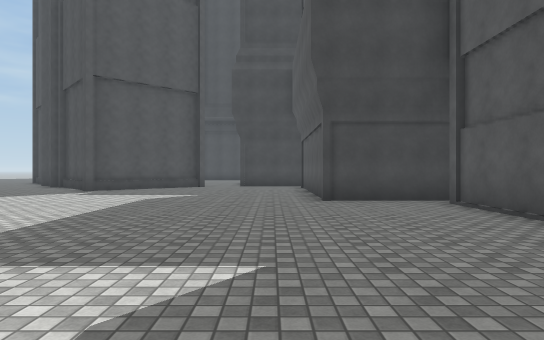
[1] (above)

24 first-person views from a walk through a Unity game level. The camera is 1.3 m above the floor, looks level and sees 75° across. The floor is counted in squares, 2 m on a side. Each view is taken from the middle of a square. On the plan, view 1 faces up. The plan holds only what a view shows up to about 10 squares ahead; the rest is blank. The place goes on beyond the plan. The player is left out. Some surface patterns are stand-ins.

[2]
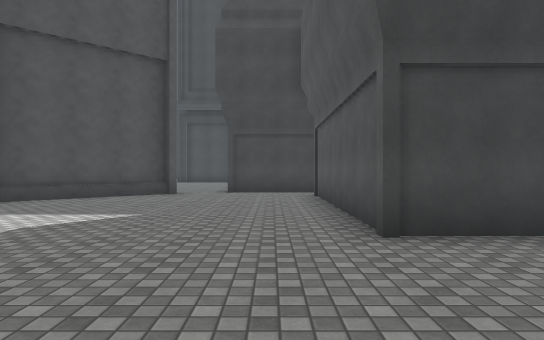

[3]
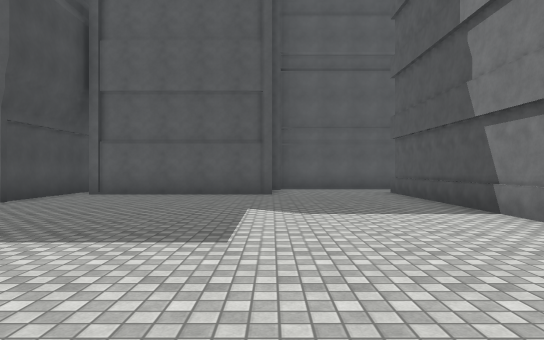

[4]
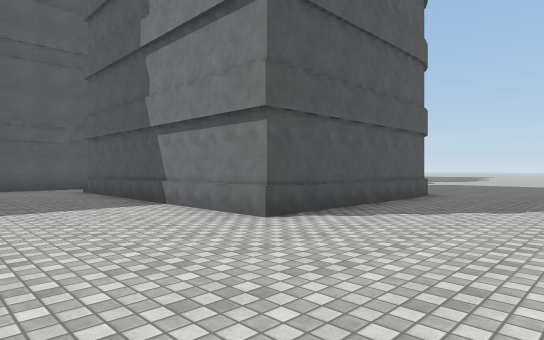

[5]
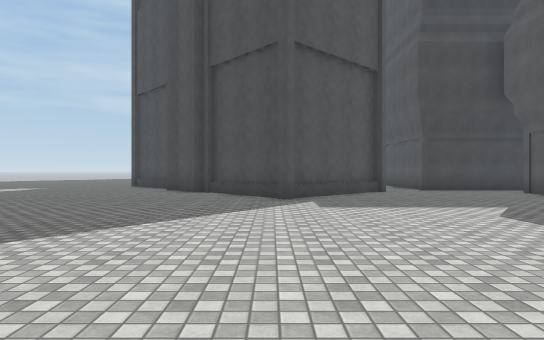

[6]
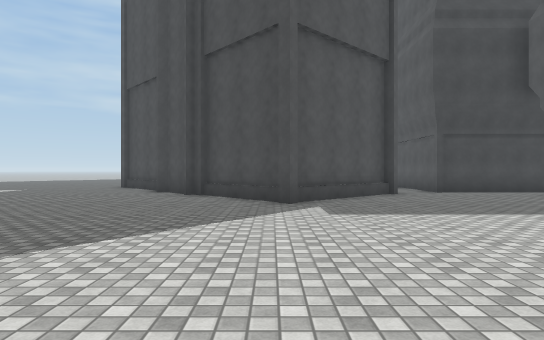

[7]
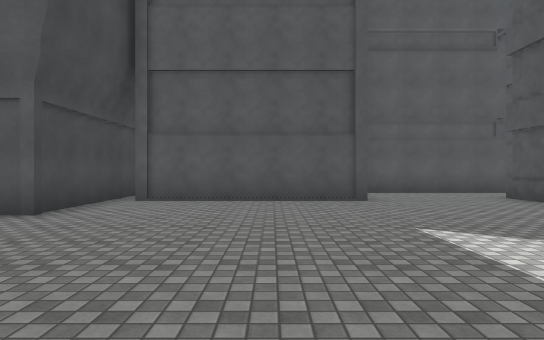

[8]
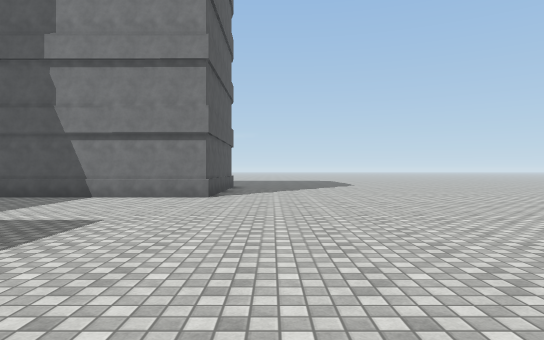

[9]
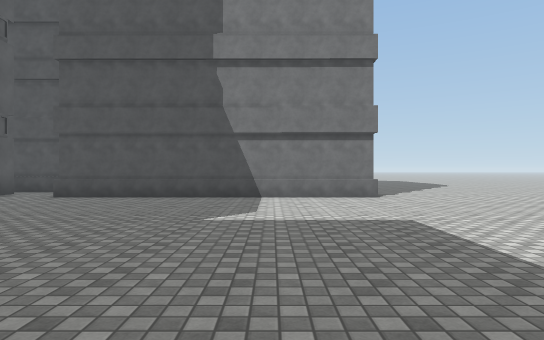

[10]
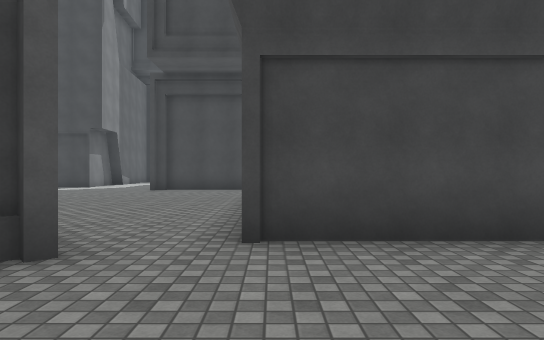

[11]
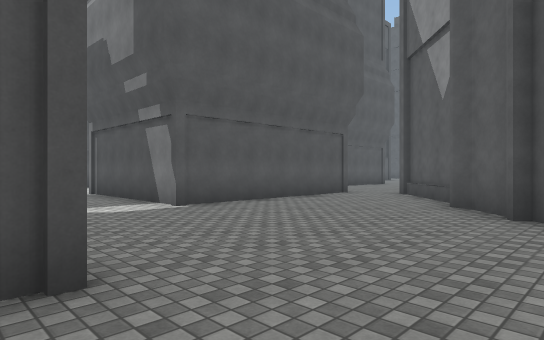

[12]
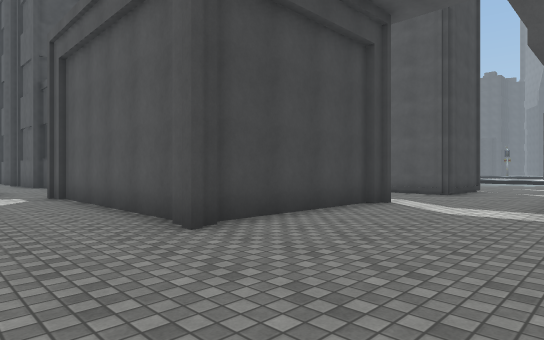

[13]
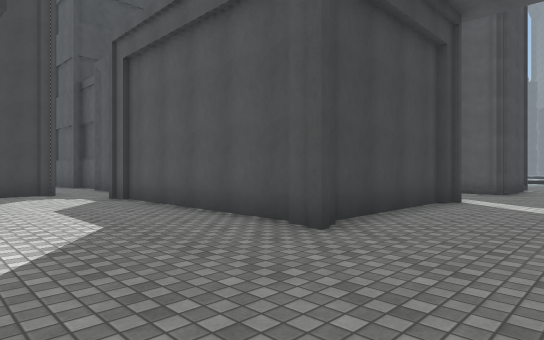

[14]
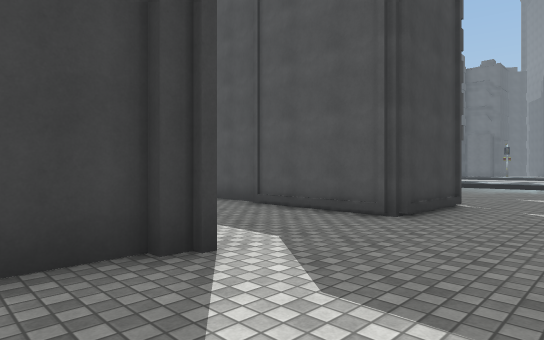

[15]
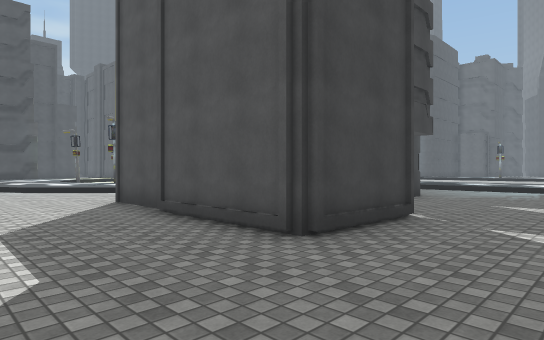

[16]
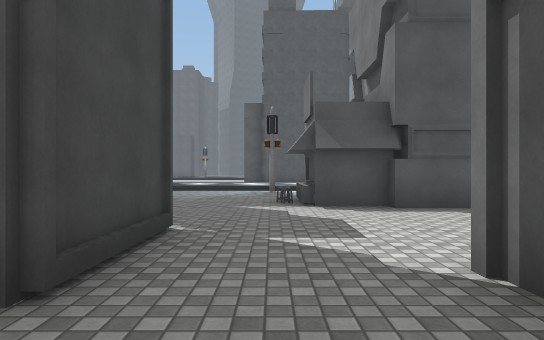

[17]
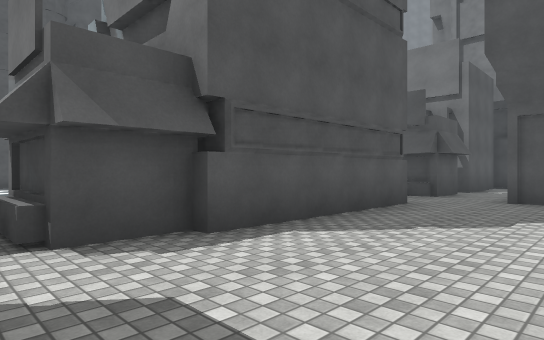

[18]
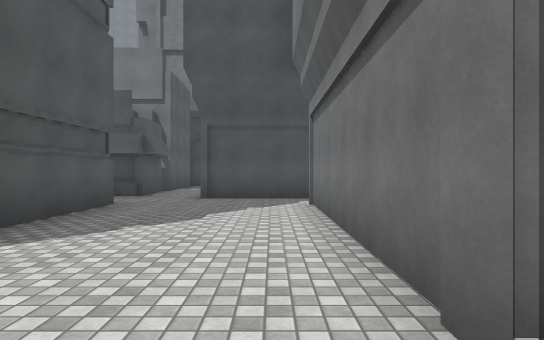

[19]
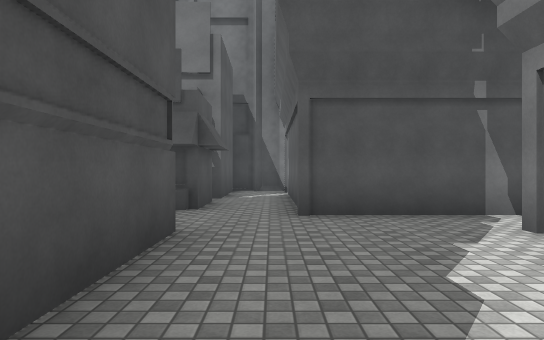

[20]
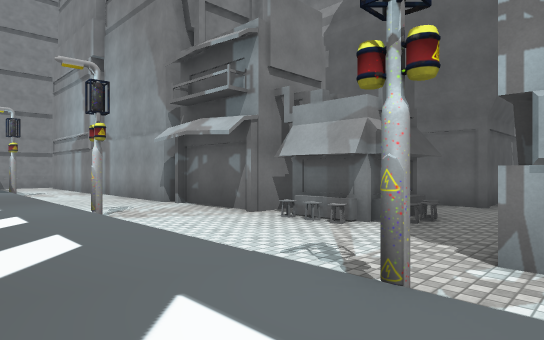

[21]
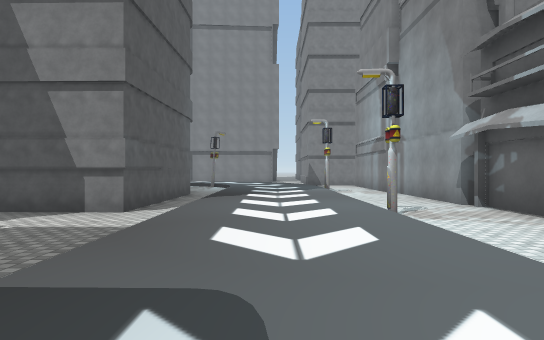

[22]
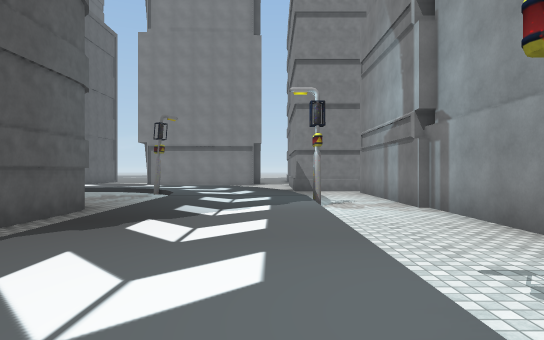

[23]
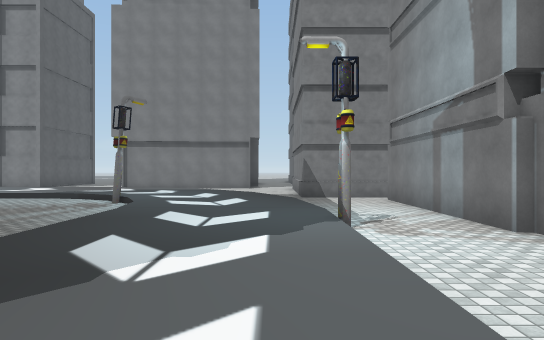

[24]
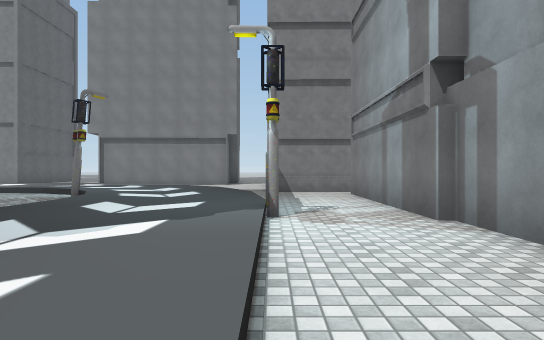

### Floor plan
Key: @ floor where view 1 was taken; # wall or solid block; . main floor; : floor 0.25 m higher than the main floor; / step, stairs or slope; B building; L lamp; O other object.
Columns run from 8 left of view 1 to 18 right of it. Each row starts with its distance up from view 1.
 31  B        ./
 30  .B.     ...
 29  ...     ...
 28  ..B     ...
 27  ...B    ..B
 26  ...B    ..B
 25 O...B    ..B
 24 ....B   ...B    #..
 23 ...BBBBB...B  ......
 22 ...B.......BBB......
 21 ................B...
 20 ................BB
 19  ......BBBBB...BB
 18   .....B   B...
 17   B....B   B...
 16    B...B   B...
 15     B..BBBBB...B  B./::
 14 B   BB.... .........L:::
 13 .B  B....B ..B..B.../:::.
 12 ..BB.....BBBBB..BB../:::..
 11 ..B.......B  B..BB../:::..
 10 ..........B  B..BB../:::...
  9 ..........B  B..BB..L:::...
  8 .........BBBBB..BB../:::.BB
  7 .............B   .../:::.B
  6 ............B   BB../:::.B
  5 ............B    B../:::.B
  4 ............B    B../:::.B
  3 ............B    B../:::.B
  2 ............B    B..L:::..
  1 ..............B  B../:::...
  0 ........@.....B  B../:::/..
 -1 ..............B  B...:::/..
 -2 .....BBBBBBBB.B  B.../:::L.
 -3 .....B       ..   .../::::/

Where each view was taken, in squares from view 1:
view 1: 0 up, 0 right, facing up
view 2: 4 up, 0 right, facing up
view 3: 2 up, 6 left, facing right
view 4: 2 up, 7 left, facing down-right
view 5: 3 up, 6 left, facing up
view 6: 4 up, 6 left, facing up
view 7: 4 up, 4 left, facing right
view 8: 7 up, 5 left, facing down
view 9: 7 up, 1 left, facing down
view 10: 11 up, 1 left, facing up
view 11: 23 up, 7 left, facing down-right
view 12: 19 up, 7 left, facing up-right
view 13: 20 up, 8 left, facing up-right
view 14: 20 up, 2 left, facing up-right
view 15: 20 up, 0 right, facing up-right
view 16: 21 up, 1 right, facing right
view 17: 21 up, 4 right, facing down-right
view 18: 21 up, 4 right, facing down
view 19: 18 up, 6 right, facing down
view 20: 15 up, 14 right, facing down-left
view 21: 15 up, 14 right, facing down
view 22: 10 up, 13 right, facing down
view 23: 7 up, 13 right, facing down
view 24: 7 up, 12 right, facing down
